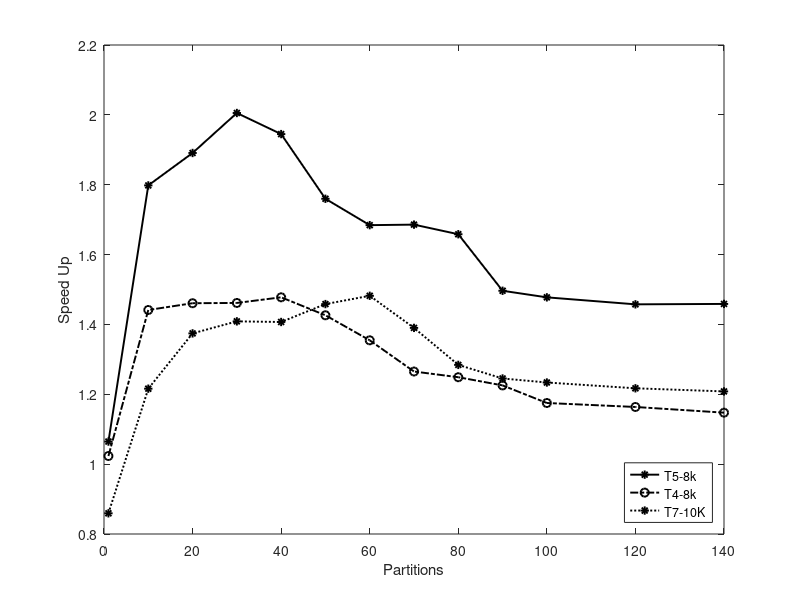

The MATLAB script that drew this image:

number_of_partitions =   [1,     10,   20,   30,   40,   50,  60,   70,   80,   90,   100, 120, 140];

t5_8k_speedup = [1.06462625073573, 1.79801192842942, 1.89086347480661, 2.00532150776053, 1.94494623655914, 1.75975408331804, 1.68422818791946, 1.68574091332712, 1.65823248991566, 1.49636002647253, 1.47753635026956, 1.45753424657534, 1.45870967741936];

t4_8k_speedup = [1.02330913259457, 1.44133476856835, 1.46072727272727, 1.46152446789158, 1.47765311752805, 1.42623823894905, 1.35457764289327, 1.2651968503937, 1.24887299860096, 1.22544234289201, 1.17507678806494, 1.16367323290846, 1.14738646101114];

t7_10k_speedup = [0.85926454837558, 1.21604688763137, 1.37437185929648, 1.40880355888551, 1.40699169881913, 1.45826753093695, 1.4819989948486, 1.39009653356735, 1.28417458115463, 1.24524006622517, 1.23375025630511, 1.21715383837362, 1.20823293172691];

plot(number_of_partitions,t5_8k_speedup,'-*k','LineWidth',1.4);
hold on
plot(number_of_partitions,t4_8k_speedup,'-.ok','LineWidth',1.4);
hold on
plot(number_of_partitions,t7_10k_speedup,':*k','LineWidth',1.4);

leg = legend('T5-8k','T4-8k', 'T7-10K');
set(leg,'Location','SouthEast');
hold off

xlabel('Partitions');
ylabel('Speed Up');
